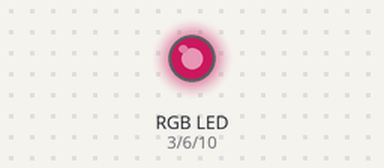
Bench run of a sketch on a simulated Arduino Uno, built with avr-gcc and run on an emulated ATmega328P. On the bench: an RGB LED mixed from three pins (HIGH = lit). Dim RGB values are drawn brighter than linear.

Above: at 0.1 s.
Timing chart, 0 to 1.6 s (numbered marks = the images above):
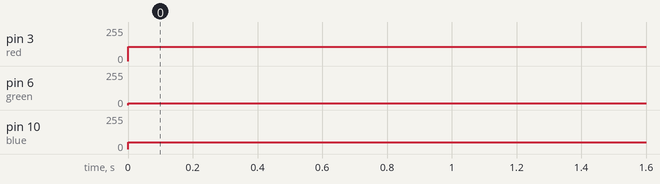

Measured:
- by itself, pin 3 (red): 0/255 → 107/255 at 0.00 s
- by itself, pin 6 (green): 0/255 → 12/255 at 0.00 s
- by itself, pin 10 (blue): 0/255 → 49/255 at 0.00 s

The sketch:

RGBpicker_10.ino
```cpp
//This code is used to create any colour with an RGB LED. This specifically produces the colour "HEX 6b0c31". This colour was found on word.
//It is a text colour. It is a very pale purple. Bit values; red = 107, green = 12, blue = 49
int blue = 10; //assign a variable to pin 10 (PWM)
int red = 3; //assign varibable to pin 3 (PWM)
int green =6; //assign a variable to pin 6  (PWM)
void setup() {
  // put your setup code here, to run once:
byte(255);   //Byte allows for 255 bits
pinMode(blue, OUTPUT); //make LED an output
pinMode(green, OUTPUT); //make LED an output
pinMode(red, OUTPUT); //make LED an output
}

void loop() {
  // put your main code here, to run repeatedly:
analogWrite(blue, 49); //assigns a value to the pin and outputs this value. Value was taken from Word "HEX 6b0c31"
analogWrite(green, 12 );  //assigns a value to the pin and outputs this value. Value was taken from Word "HEX 6b0c31"
analogWrite(red, 107);  //assigns a value to the pin and outputs this value. Value was taken from Word "HEX 6b0c31"
}
```
